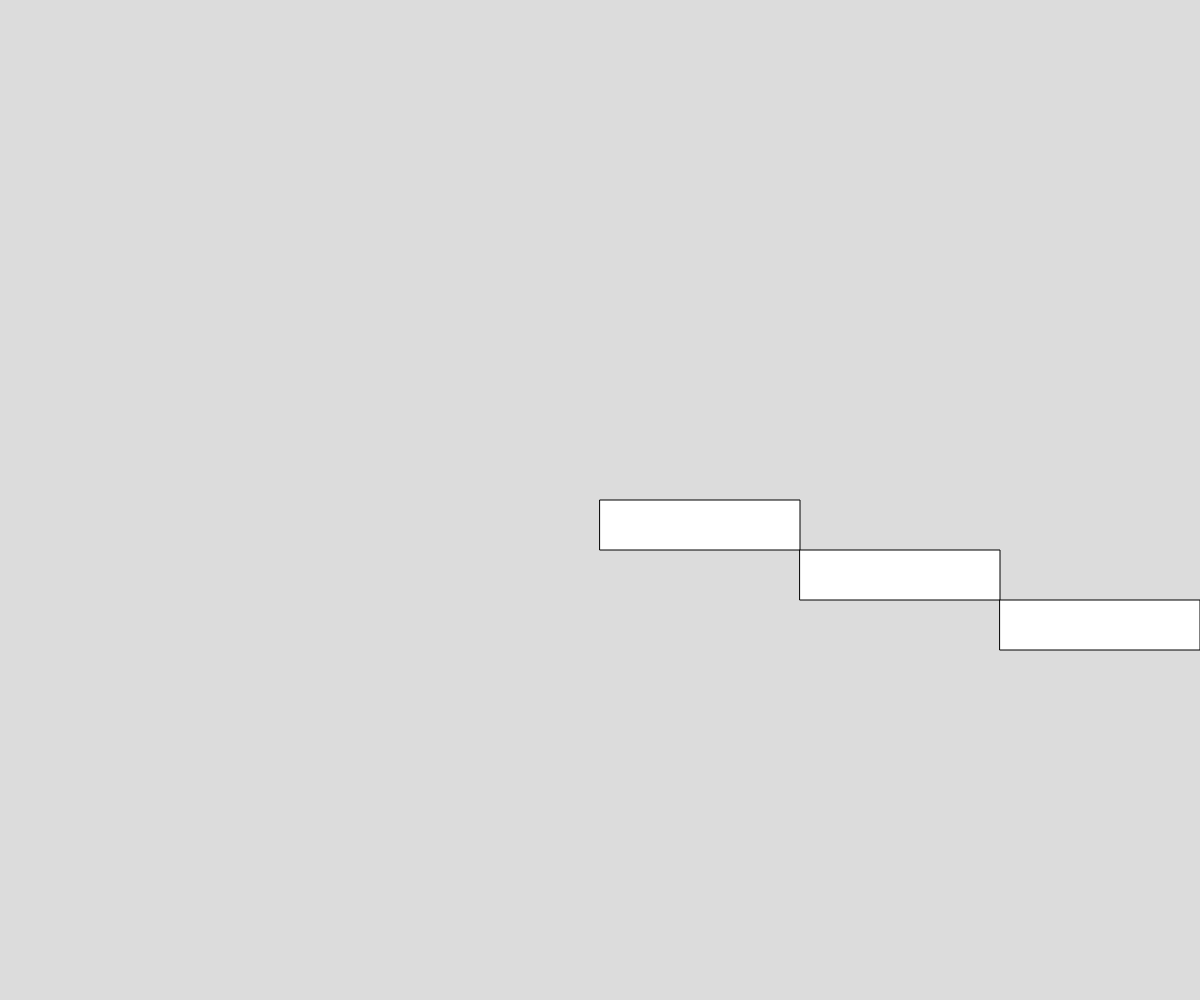
Frame 1 (no input)
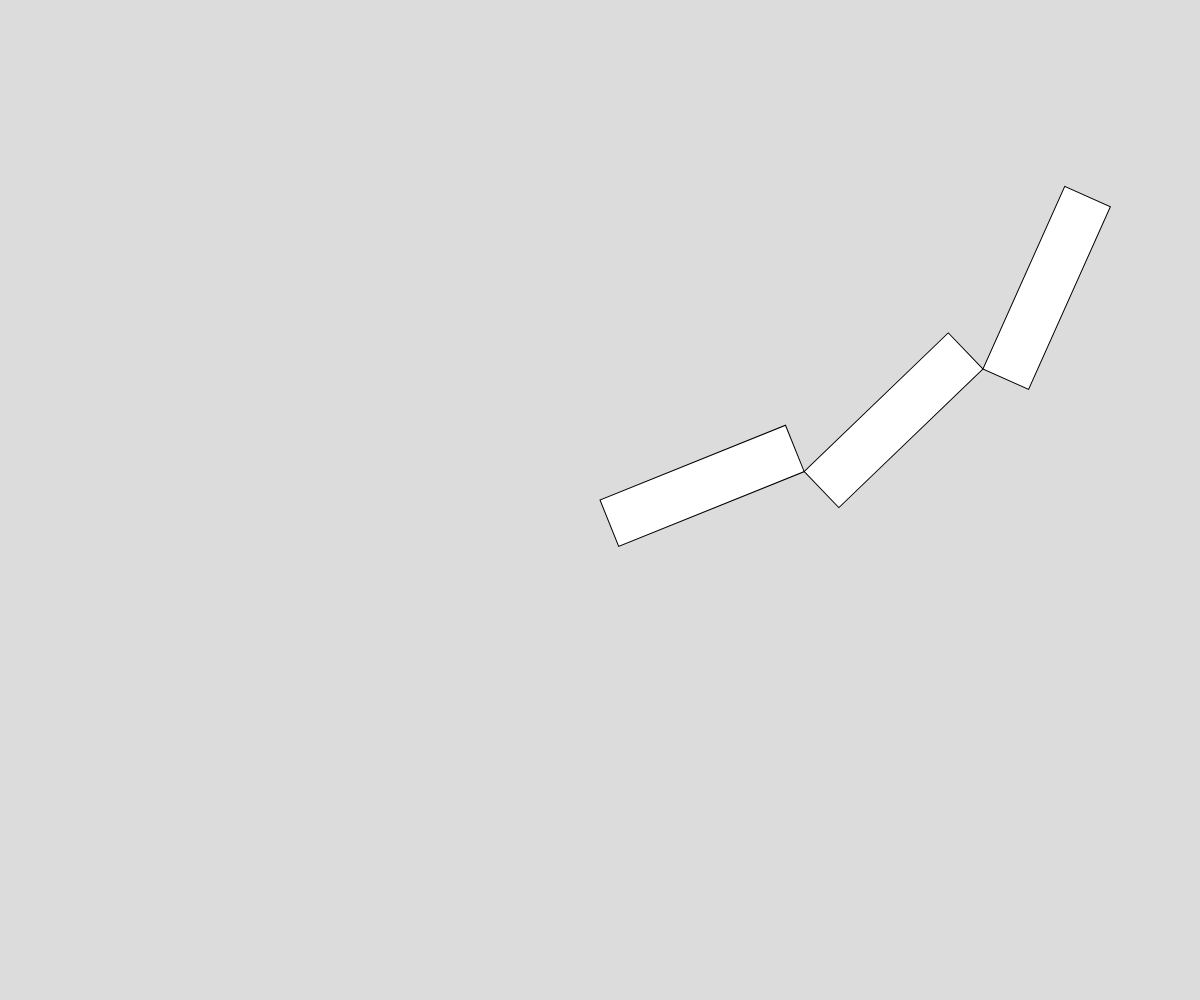
Frame 60 (no input)
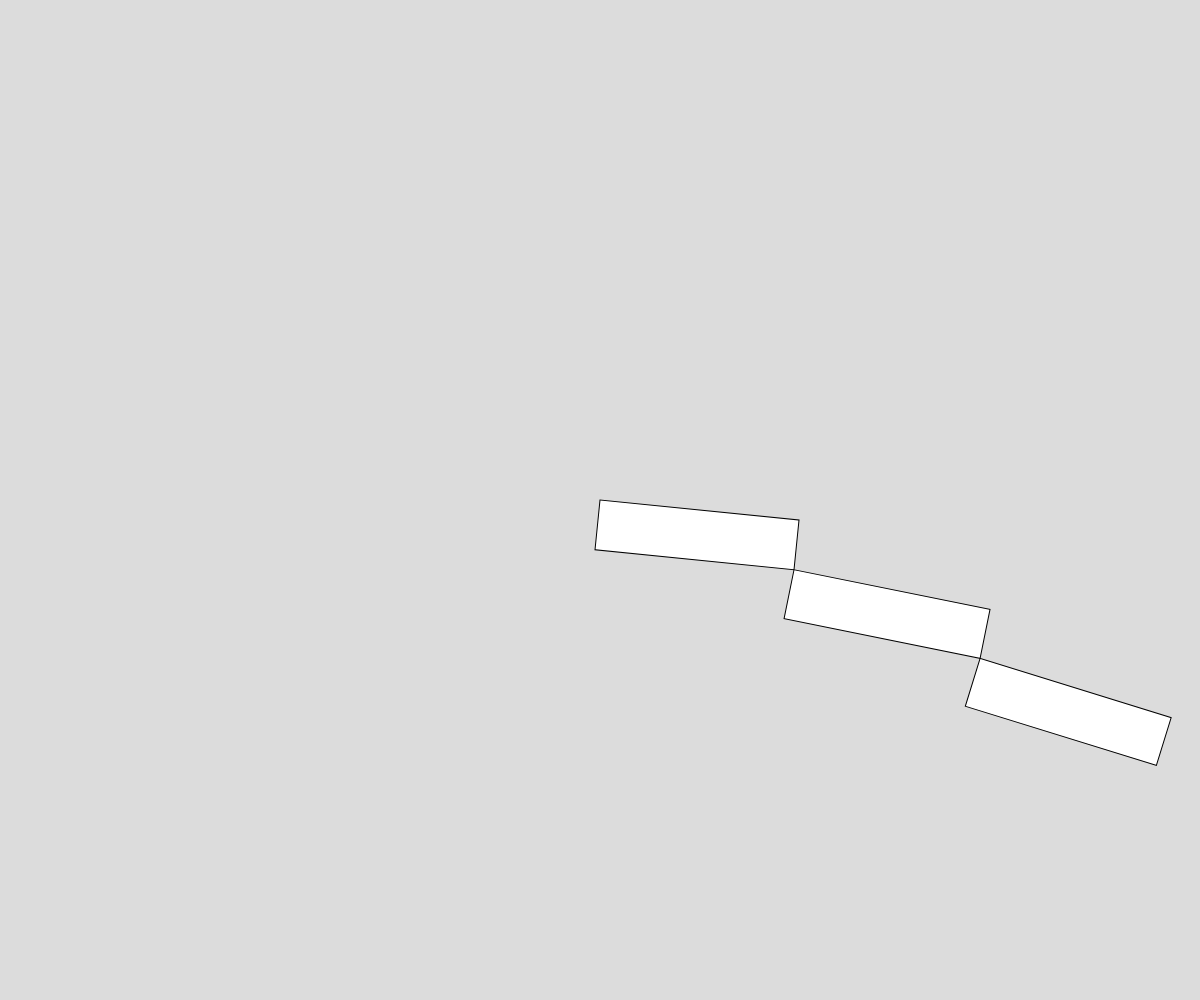
Frame 120 (the mouse pressed at the canvas centre since frame 60)

The p5.js sketch that drew these frames (run headless with seeded random() and noise() and a simulated clock; from frame 60 on, the mouse is pressed at the canvas centre):

// p5.js sketch
// ── sketch.js
let r = 0.1
let angle=0;

function setup() {
  createCanvas(windowWidth, windowHeight);
   
}

function draw() {
  background(220);
 
  translate(width/2,height/2)
  rotate(angle);
 rect(0, 0,200,50)
 translate(200,50)
 rotate(angle);
 rect(0, 0,200,50)
 translate(200,50)
 rotate(angle);
 rect(0, 0,200,50)

 angle = angle+r
 
}

function mousePressed(){
r = -r 

}
